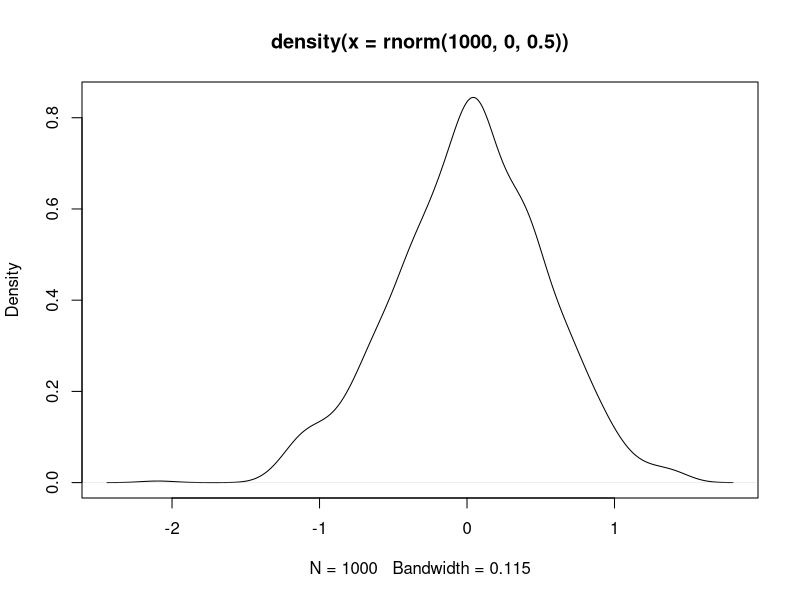
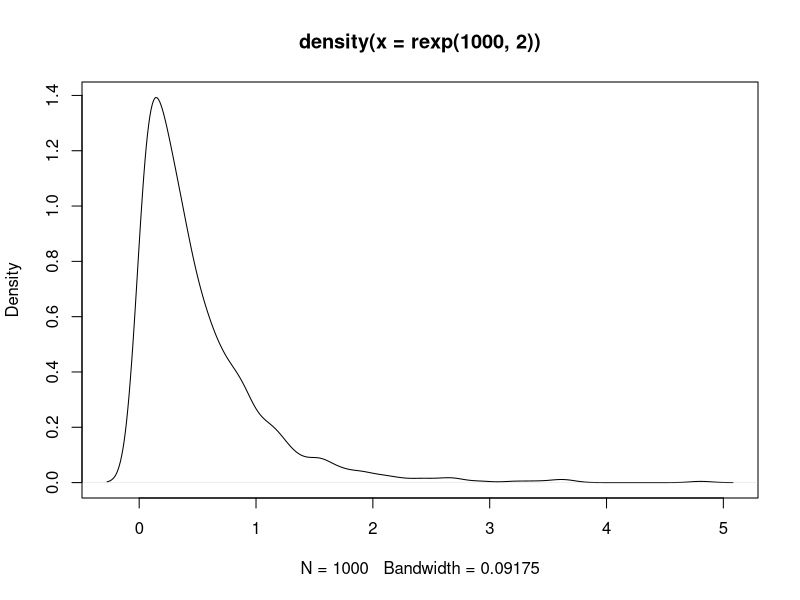
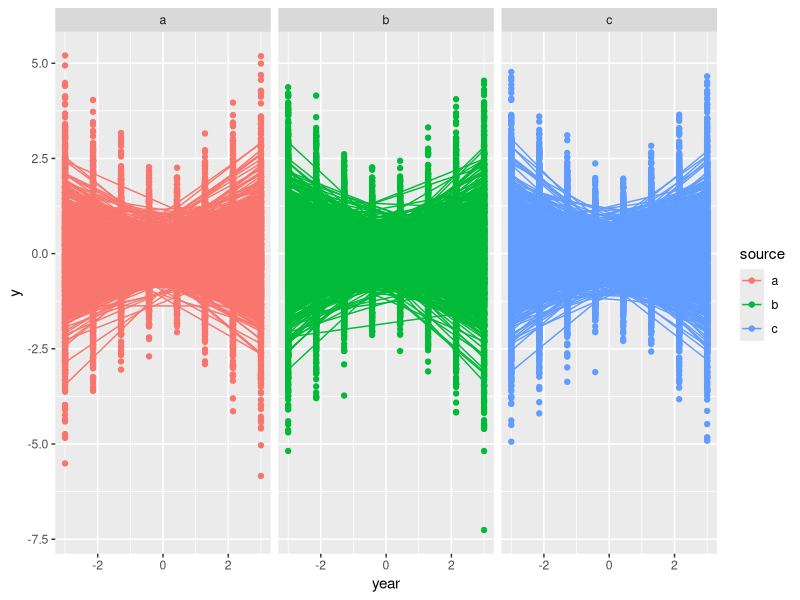

These charts were generated, in order, by the following R code:
library(tidyverse)

plot(density(rnorm(1000, 0, 0.5)))
plot(density(rexp(1000, 2)))

n <- 1000
source <- c("a", "b", "c")
b_year <- rnorm(n, 0, 0.5)
b_source <- rnorm(n, 0, 0.5)
site_sd <- rnorm(n, 0, 0.5)

(df <- expand_grid(
  year = seq(-3, 3, length.out = 8),
  source = source,
  rep = 1:n
) %>%
  as_tibble())

df %>%
  mutate(
    b_year = rnorm(nrow(.), 0, 0.5),
    b_source = rnorm(nrow(.), 0, 0.5),
    site_sd = rnorm(nrow(.), 0, 0.5),
    y = b_year * year + b_source+site_sd) %>%
  ggplot(aes(x = year,
             y = y,
             group = rep,
             color = source)) +
  stat_smooth(method = "lm",
              alpha = 0.5,
              linewidth = 0.5,
              se = FALSE) +
  geom_point() +
  facet_wrap(~source)
